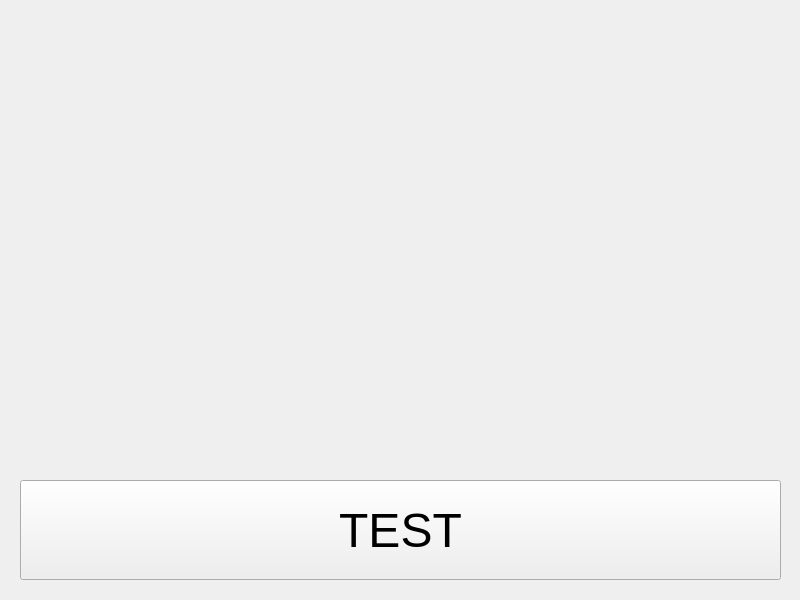
<?xml version="1.0" encoding="UTF-8"?>
<ui version="4.0">
 <class>ImageMenu</class>
 <widget class="QWidget" name="ImageMenu">
  <property name="geometry">
   <rect>
    <x>0</x>
    <y>0</y>
    <width>800</width>
    <height>600</height>
   </rect>
  </property>
  <property name="sizePolicy">
   <sizepolicy hsizetype="Preferred" vsizetype="Preferred">
    <horstretch>0</horstretch>
    <verstretch>0</verstretch>
   </sizepolicy>
  </property>
  <property name="maximumSize">
   <size>
    <width>800</width>
    <height>16777215</height>
   </size>
  </property>
  <property name="windowTitle">
   <string>Image Editor</string>
  </property>
  <widget class="QPushButton" name="testButton">
   <property name="geometry">
    <rect>
     <x>20</x>
     <y>480</y>
     <width>761</width>
     <height>100</height>
    </rect>
   </property>
   <property name="sizePolicy">
    <sizepolicy hsizetype="Minimum" vsizetype="Fixed">
     <horstretch>0</horstretch>
     <verstretch>0</verstretch>
    </sizepolicy>
   </property>
   <property name="minimumSize">
    <size>
     <width>200</width>
     <height>100</height>
    </size>
   </property>
   <property name="maximumSize">
    <size>
     <width>800</width>
     <height>16777215</height>
    </size>
   </property>
   <property name="font">
    <font>
     <pointsize>36</pointsize>
    </font>
   </property>
   <property name="text">
    <string>TEST</string>
   </property>
  </widget>
  <widget class="QLabel" name="imageLabel">
   <property name="geometry">
    <rect>
     <x>30</x>
     <y>20</y>
     <width>741</width>
     <height>451</height>
    </rect>
   </property>
   <property name="sizePolicy">
    <sizepolicy hsizetype="Preferred" vsizetype="Preferred">
     <horstretch>0</horstretch>
     <verstretch>0</verstretch>
    </sizepolicy>
   </property>
   <property name="minimumSize">
    <size>
     <width>0</width>
     <height>0</height>
    </size>
   </property>
   <property name="maximumSize">
    <size>
     <width>16777215</width>
     <height>16777215</height>
    </size>
   </property>
   <property name="text">
    <string/>
   </property>
  </widget>
 </widget>
 <resources/>
 <connections/>
</ui>
